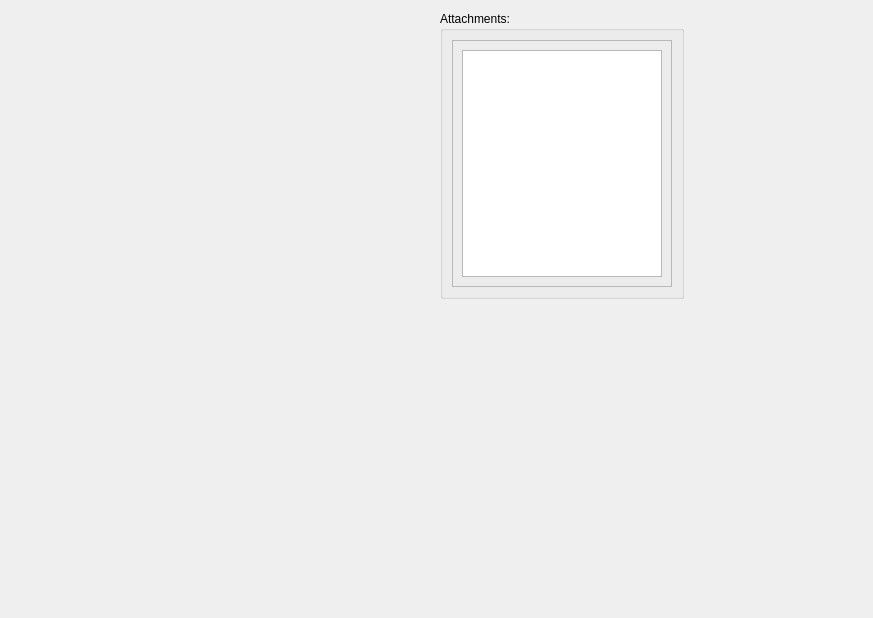
<?xml version="1.0" encoding="UTF-8"?>
<ui version="4.0">
 <class>DGLFBOViewItem</class>
 <widget class="QWidget" name="DGLFBOViewItem">
  <property name="geometry">
   <rect>
    <x>0</x>
    <y>0</y>
    <width>873</width>
    <height>618</height>
   </rect>
  </property>
  <property name="windowTitle">
   <string>Form</string>
  </property>
  <layout class="QHBoxLayout" name="horizontalLayout">
   <item>
    <layout class="QVBoxLayout" name="verticalLayout">
     <item>
      <widget class="DGLPixelRectangleView" name="m_pixelRectangleView" native="true">
       <property name="minimumSize">
        <size>
         <width>400</width>
         <height>320</height>
        </size>
       </property>
      </widget>
     </item>
    </layout>
   </item>
   <item>
    <layout class="QVBoxLayout" name="verticalLayout_2">
     <item>
      <widget class="QGroupBox" name="groupBox">
       <property name="sizePolicy">
        <sizepolicy hsizetype="Fixed" vsizetype="Expanding">
         <horstretch>0</horstretch>
         <verstretch>0</verstretch>
        </sizepolicy>
       </property>
       <property name="title">
        <string>Attachments:</string>
       </property>
       <layout class="QVBoxLayout" name="verticalLayout_3">
        <item>
         <widget class="QFrame" name="frame">
          <property name="frameShape">
           <enum>QFrame::StyledPanel</enum>
          </property>
          <property name="frameShadow">
           <enum>QFrame::Raised</enum>
          </property>
          <layout class="QVBoxLayout" name="verticalLayout_4">
           <item>
            <widget class="QListWidget" name="m_AttListWidget">
             <property name="sizePolicy">
              <sizepolicy hsizetype="Expanding" vsizetype="Expanding">
               <horstretch>0</horstretch>
               <verstretch>0</verstretch>
              </sizepolicy>
             </property>
             <property name="maximumSize">
              <size>
               <width>200</width>
               <height>16777215</height>
              </size>
             </property>
            </widget>
           </item>
          </layout>
         </widget>
        </item>
       </layout>
      </widget>
     </item>
     <item>
      <widget class="QLabel" name="m_framebufferStatusLabel">
       <property name="text">
        <string/>
       </property>
      </widget>
     </item>
     <item>
      <spacer name="verticalSpacer">
       <property name="orientation">
        <enum>Qt::Vertical</enum>
       </property>
       <property name="sizeHint" stdset="0">
        <size>
         <width>20</width>
         <height>40</height>
        </size>
       </property>
      </spacer>
     </item>
    </layout>
   </item>
  </layout>
 </widget>
 <customwidgets>
  <customwidget>
   <class>DGLPixelRectangleView</class>
   <extends>QWidget</extends>
   <header>dglpixelrectangle.h</header>
   <container>1</container>
  </customwidget>
 </customwidgets>
 <resources/>
 <connections>
  <connection>
   <sender>m_AttListWidget</sender>
   <signal>currentRowChanged(int)</signal>
   <receiver>DGLFBOViewItem</receiver>
   <slot>showAttachment(int)</slot>
   <hints>
    <hint type="sourcelabel">
     <x>572</x>
     <y>226</y>
    </hint>
    <hint type="destinationlabel">
     <x>573</x>
     <y>362</y>
    </hint>
   </hints>
  </connection>
 </connections>
 <slots>
  <slot>showAttachment(int)</slot>
 </slots>
</ui>
